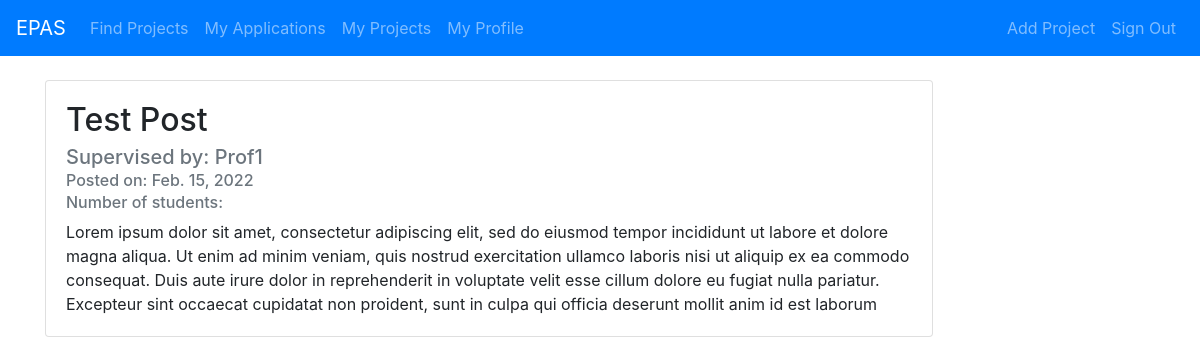
The app's page /post/1/ with its own data.
### projectListing/models.py (models this page shows, shortened)
class Post(models.Model):
    title = models.CharField(max_length=100)
    description = models.TextField()
    date_posted = models.DateField(default=timezone.now)
    professor = models.ForeignKey(User, on_delete=models.CASCADE)

class User(AbstractUser):
    class Types(models.TextChoices):
        STUDENT = 'STUDENT', 'Student'
        PROFESSOR = 'PROFESSOR', 'Professor'
        CORPORATE_SUPERVISOR = 'CORPORATE_SUPERVISOR', 'Corporate Supervisor'
        PROGRAM_DIRECTOR = 'PROGRAM_DIRECTOR', 'Program Director'
    type = models.CharField(max_length=50, choices=Types.choices, default=Types.STUDENT)

### projectListing/views.py (the view)
# urls.py: path('post/<int:pk>/', PostDetailView.as_view(), name='post-detail'),
class PostDetailView(DetailView):
    model = Post

### projectListing/templates/projectListing/post_detail.html (shortened to what this page needs)
{% extends "projectListing/base.html" %}
{% block content %}
<br>
            <div class="card" style="min-width: 80%; max-width: 80%; margin-bottom: 2rem;">
                <div class="card-body">
                    <h2 class="card-title">{{ object.title }}</h2>
                    <h5 class="card-subtitle mb-2 text-muted">Supervised by: {{ object.professor }}</h3>
                    <h6 class="card-subtitle mb-2 text-muted">Posted on: {{ object.date_posted }}</h3>
                    <h6 class="card-subtitle mb-2 text-muted">Number of students: {{ object.num_students}}</h3>
                    <p class="card-text">{{ object.description }}</p>
                </div>
            </div>
{% endblock content %}

### records on screen
Post: title "Test Post", professor "Prof1", date_posted "Feb. 15, 2022", description "Lorem ipsum dolor sit amet, consectetur adipiscing elit, sed do eiusmod tempor incididunt ut labore et dolore magna aliqua. Ut enim ad minim veniam, quis nostrud exercitation ullamco laboris nisi ut aliquip ex ea commodo consequat. Duis aute irure dolor in reprehenderit in voluptate velit esse cillum dolore eu fugiat nulla pariatur. Excepteur sint occaecat cupidatat non proident, sunt in culpa qui officia deserunt mollit anim id est laborum"
